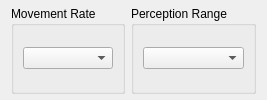
       <widget class="QWidget" name="widget_4" native="true">
        <layout class="QHBoxLayout" name="horizontalLayout_6">
         <property name="topMargin">
          <number>6</number>
         </property>
         <property name="bottomMargin">
          <number>6</number>
         </property>
         <item>
          <widget class="QGroupBox" name="groupBox_4">
           <property name="title">
            <string>Movement Rate</string>
           </property>
           <layout class="QHBoxLayout" name="horizontalLayout_4">
            <property name="topMargin">
             <number>0</number>
            </property>
            <property name="bottomMargin">
             <number>0</number>
            </property>
            <item>
             <widget class="QComboBox" name="moveRateCombo"/>
            </item>
           </layout>
          </widget>
         </item>
         <item>
          <widget class="QGroupBox" name="groupBox_5">
           <property name="title">
            <string>Perception Range</string>
           </property>
           <layout class="QHBoxLayout" name="horizontalLayout_5">
            <property name="topMargin">
             <number>0</number>
            </property>
            <property name="bottomMargin">
             <number>0</number>
            </property>
            <item>
             <widget class="QComboBox" name="perceptionCombo"/>
            </item>
           </layout>
          </widget>
         </item>
        </layout>
       </widget>
